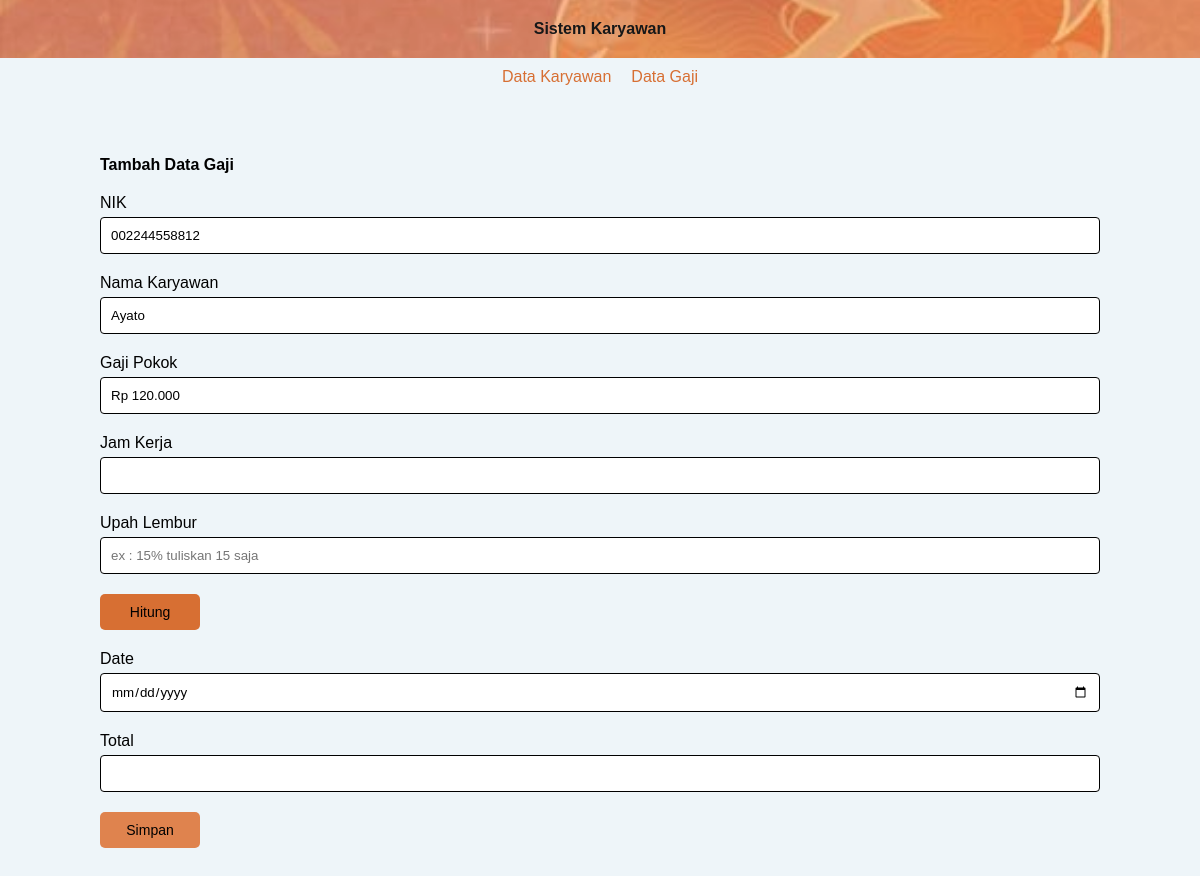
The page /add_gaji.php?nik=002244558812 on the database its author committed.
### tables this page shows
CREATE TABLE `user` (
  `nik` char(13) NOT NULL,
  `nama_lengkap` varchar(200) NOT NULL,
  `alamat` varchar(200) NOT NULL,
  `gaji_pokok` double NOT NULL
);

### KaryawanHandler.php (called while the page is built, shortened)
<?php
class KaryawanHandler {
  private $pdo;
  public function __construct($pdo){
    $this->pdo =$pdo;
  }
  public function singleData($nik){
    $stmt = $this->pdo->query("SELECT nik,nama_lengkap,gaji_pokok FROM user WHERE nik = $nik");
    return $stmt->fetchAll(PDO::FETCH_ASSOC);
  }
}

### function.php (called while the page is built)
<?php
function rupiah($angka){
	$hasil_rupiah = "Rp " . number_format($angka,0,',','.');
	return $hasil_rupiah;
}

### add_gaji.php (the view, shortened to what this page needs)
<?php
require_once 'function.php';
require_once 'KaryawanHandler.php';
if(isset($_GET['nik'])){
  $obj = new KaryawanHandler($pdo);
  $data = $obj->singleData($_GET['nik']);
}
?>
<!DOCTYPE html>
<html lang="en">
<head>
  <link rel="stylesheet" href="style.css?<?php echo time();?>">
</head>
<body>
<header>
    <h4>Sistem Karyawan</h4>
</header>
<nav>
  <a class="active" aria-current="page" href="./index.php">
      <span>Data Karyawan</span>
  </a>
  <a class="" href="./gaji.php">
      <span>Data Gaji</span>
  </a>
</nav>
<section style="margin-top:60px; margin-bottom:100px;" class="content">
  <div class="title">
    <h4>Tambah Data Gaji</h4>
  </div>
  <form action="./proses_add_gaji.php" method="post">
    <div class="col-12">
      <label for="">NIK</label>
      <input type="text" class="input" name="nik" id="nik" required readonly value="<?=$data[0]['nik']?>">
    </div>
    <div class="col-12">
        <label for="nama" class="form-label">Nama Karyawan</label>
        <input type="text" class="input" id="nama" name="nama_lengkap" readonly value="<?=$data[0]['nama_lengkap']?>">
    </div>
    <div class="col-12">
        <label for="gaji_pokok" class="form-label">Gaji Pokok</label>
        <input type="text" class="input" id="gaji_pokok" name="gaji_pokok" readonly value="<?= rupiah($data[0]['gaji_pokok'])?>">
    </div>
    <div class="col-12" id="col_jam">
    <label for="jam_kerja" class="form-label">Jam Kerja</label>
    <input type="number" class="input" id="jam_kerja" name="jam_kerja" required>
  </div>
  <div class="col-12 d-none" id="col_upah">
    <label for="upah_lembur" class="form-label">Upah Lembur</label>
    <input type="number" class="input" id="upah_lembur" name="upah_lembur" placeholder="ex : 15% tuliskan 15 saja">
  </div>
  <button type="button" class="btn_hitung col-2" id="hitung">Hitung</button>
  <div class="col-12">
    <label for="date" class="form-label">Date</label>
    <input type="date" class="input" id="date" name="date" required>
  </div>
  <div class="col-12">
    <label for="total" class="form-label">Total</label>
    <input type="text" class="input" id="total" name="total" readonly required>
  </div>
    <button type="submit" class="btn_add col-2" >Simpan</button>
  </form>
</section>
</body>
</html>

### style.css (style rules this page uses)
:root { --primary : #d76f33; --secondary:#EEF5F9; --gray:gray; --success:#df834e; --warning:#df834e; --black : rgb(0, 0, 0); }
* { margin: 0; font-family:'Franklin Gothic Medium', 'Arial Narrow', Arial, sans-serif }
body { background-color: var(--secondary); }
header { display: flex; justify-content:space-around; align-items: center; padding:20px 0; color: var(--white); flex-direction: column; background-image: url('IMAGE2.jpg'); background-repeat: no-repeat; background-size: cover; background-position: center center; background-color: #131313; opacity: 0.9; }
header h4 { margin: 0; }
nav { background-color: var(--white); padding:10px 0; display: flex; justify-content:center; align-items:center; gap:20px; }
nav a { text-decoration: none; color: var(--primary); }
section { margin:0 100px; display: flex; flex-direction: column; gap:20px; }
section .title { display: flex; justify-content: space-between; align-items: center; }
.btn_add { text-decoration: none; background-color:var(--success); color: var(--white); padding:10px 15px; border-radius:5px; border: none; font-size: 14px; cursor: pointer; }
.btn_hitung { text-decoration: none; background-color:var(--primary); color: var(--white); padding:10px 15px; border-radius:5px; border: none; font-size: 14px; }
form { display: flex; flex-direction: column; gap:20px; }
.col-12 { display: flex; flex-direction: column; gap:5px; width: 100%; }
.col-2 { width: 10%; }
.col-12 .input { padding: 10px; display: inline-block; border: 1px solid #000000; border-radius: 4px; box-sizing: border-box; }

### rows shown on the page
user: nik "002244558812", nama_lengkap "Ayato", gaji_pokok "Rp 120.000"
